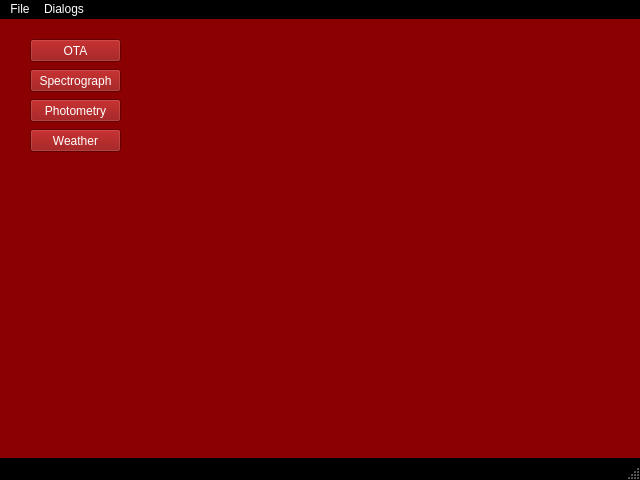
<?xml version="1.0" encoding="UTF-8"?>
<ui version="4.0">
 <class>NASpectrography</class>
 <widget class="QMainWindow" name="NASpectrography">
  <property name="geometry">
   <rect>
    <x>0</x>
    <y>0</y>
    <width>640</width>
    <height>480</height>
   </rect>
  </property>
  <property name="windowTitle">
   <string>MainWindow</string>
  </property>
  <property name="styleSheet">
   <string notr="true">QMainWindow {background: yellow}</string>
  </property>
  <widget class="QWidget" name="centralwidget">
   <property name="styleSheet">
    <string notr="true">QWidget#centralwidget {background: darkred}</string>
   </property>
   <widget class="QPushButton" name="OTADialog">
    <property name="geometry">
     <rect>
      <x>30</x>
      <y>20</y>
      <width>91</width>
      <height>23</height>
     </rect>
    </property>
    <property name="styleSheet">
     <string notr="true">QPushButton {background-color: darkred; color: white}</string>
    </property>
    <property name="text">
     <string>OTA</string>
    </property>
   </widget>
   <widget class="QPushButton" name="SpectrographDialog">
    <property name="geometry">
     <rect>
      <x>30</x>
      <y>50</y>
      <width>91</width>
      <height>23</height>
     </rect>
    </property>
    <property name="styleSheet">
     <string notr="true">QPushButton {background-color: darkred; color: white}</string>
    </property>
    <property name="text">
     <string>Spectrograph</string>
    </property>
   </widget>
   <widget class="QPushButton" name="PhotometryDialog">
    <property name="geometry">
     <rect>
      <x>30</x>
      <y>80</y>
      <width>91</width>
      <height>23</height>
     </rect>
    </property>
    <property name="styleSheet">
     <string notr="true">QPushButton {background-color: darkred; color: white}</string>
    </property>
    <property name="text">
     <string>Photometry</string>
    </property>
   </widget>
   <widget class="QPushButton" name="WeatherDialog">
    <property name="geometry">
     <rect>
      <x>30</x>
      <y>110</y>
      <width>91</width>
      <height>23</height>
     </rect>
    </property>
    <property name="styleSheet">
     <string notr="true">QPushButton {background-color: darkred; color: white}</string>
    </property>
    <property name="text">
     <string>Weather</string>
    </property>
   </widget>
  </widget>
  <widget class="QMenuBar" name="menubar">
   <property name="geometry">
    <rect>
     <x>0</x>
     <y>0</y>
     <width>640</width>
     <height>20</height>
    </rect>
   </property>
   <property name="styleSheet">
    <string notr="true">QMenuBar#menubar { background-color: black; color: white}</string>
   </property>
   <widget class="QMenu" name="menuFile">
    <property name="title">
     <string>File</string>
    </property>
    <addaction name="menufileOpen"/>
   </widget>
   <widget class="QMenu" name="menuHelp">
    <property name="title">
     <string>Dialogs</string>
    </property>
    <addaction name="menuDilogs"/>
    <addaction name="actionSpectrograph_Dialog"/>
    <addaction name="actionPhotometry_Dialog"/>
    <addaction name="actionWeather_Dialog"/>
   </widget>
   <addaction name="menuFile"/>
   <addaction name="menuHelp"/>
  </widget>
  <widget class="QStatusBar" name="statusbar">
   <property name="styleSheet">
    <string notr="true">QStatusBar#statusbar {background-color: black}</string>
   </property>
  </widget>
  <action name="menufileOpen">
   <property name="text">
    <string>Open</string>
   </property>
  </action>
  <action name="menuDilogs">
   <property name="text">
    <string>OTA Dialog</string>
   </property>
  </action>
  <action name="actionSpectrograph_Dialog">
   <property name="text">
    <string>Spectrograph Dialog</string>
   </property>
  </action>
  <action name="actionPhotometry_Dialog">
   <property name="text">
    <string>Photometry Dialog</string>
   </property>
  </action>
  <action name="actionWeather_Dialog">
   <property name="text">
    <string>Weather Dialog</string>
   </property>
  </action>
 </widget>
 <resources/>
 <connections/>
</ui>
